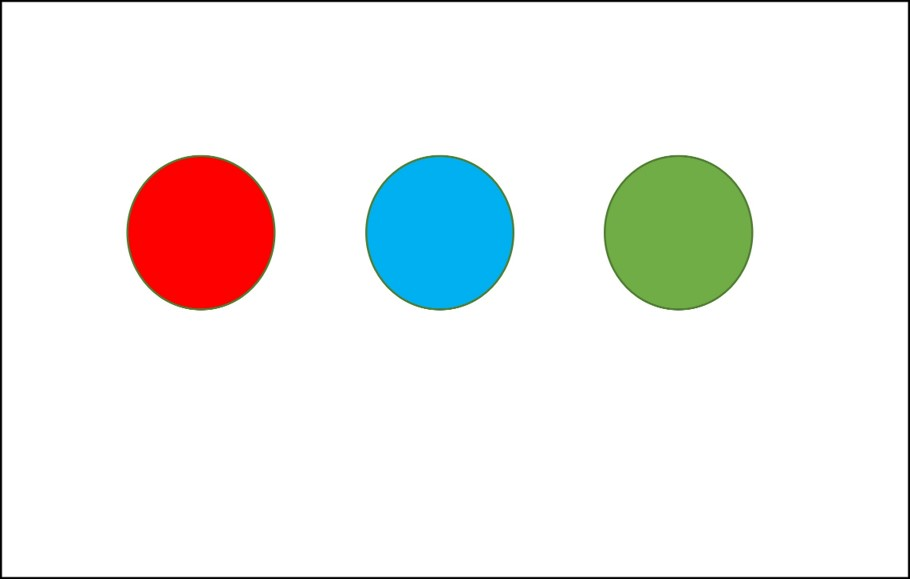
#> input picture img_ex.jpg, 910 x 579 px
$ python detect_color_img.py
#> lines starting #> are read from the running program, lines starting #| are printed output that depends on the picture; after the words box and inside, x2 and y2 are one past the last pixel; in counts of white or black regions, pixels touching at a corner belong together
import cv2
import numpy as np

# อ่านภาพ
image = cv2.imread('img_ex.jpg')
#> image is the input picture: shape (579, 910, 3); mean B, G, R 236.1, 237.8, 238.1

# แปลงรูปเป็นระบบสี HSV
hsv_image = cv2.cvtColor(image, cv2.COLOR_BGR2HSV)
#> hsv_image: shape (579, 910, 3); mean H, S, V 7.2, 22.4, 248.1

# กำหนดช่วงของสีน้ำเงินในระบบสี HSV
lower_blue = np.array([90, 100, 100])  # ค่าสีน้ำเงินต่ำสุด (Hue, Saturation, Value)
upper_blue = np.array([130, 255, 255])  # ค่าสีน้ำเงินสูงสุด (Hue, Saturation, Value)

# สร้าง binary mask เพื่อแสดงส่วนของภาพที่มีสีน้ำเงินอยู่ในช่วงที่กำหนด
mask = cv2.inRange(hsv_image, lower_blue, upper_blue)
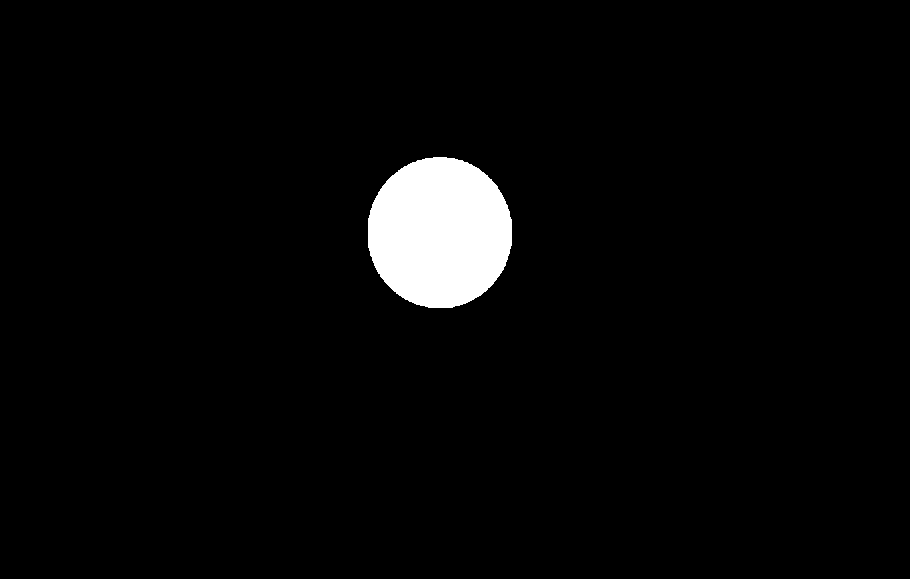
#> mask: shape (579, 910); 3.3% white; 1 white region

# ค้นหาเส้นขอบ
contours, _ = cv2.findContours(mask, cv2.RETR_EXTERNAL, cv2.CHAIN_APPROX_SIMPLE)
#> contours = 1 contour; box (x1, y1, x2, y2) and area: (368, 157, 512, 308) 17030

# วาดกรอบรอบวัตถุที่พบ
for contour in contours:
    x, y, w, h = cv2.boundingRect(contour)
    cv2.rectangle(image, (x, y), (x+w, y+h), (0, 255, 0), 2)
#> this loop made 1 pass
#> (x, y, w, h) on pass 1: (368, 157, 144, 151)
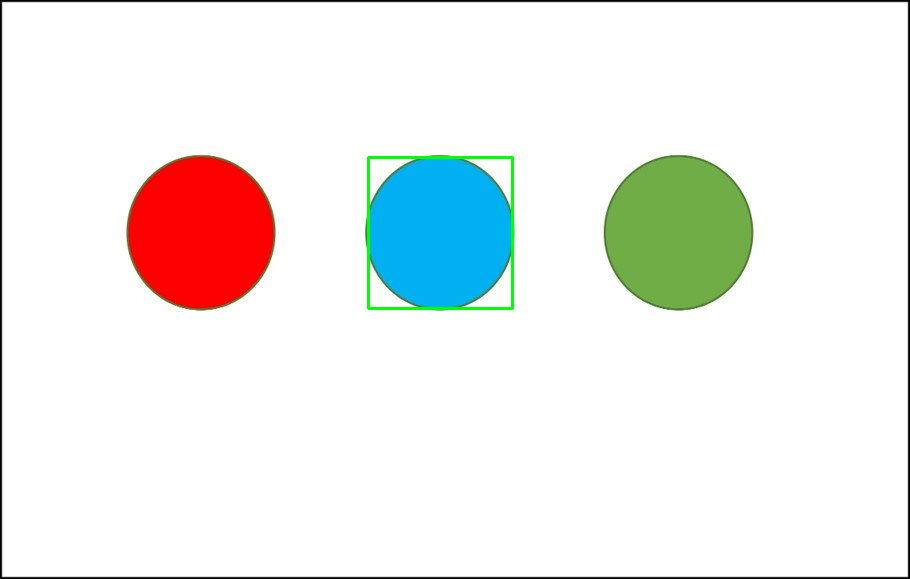
#> image: shape (579, 910, 3); 0.34% of pixels changed, all inside (x1, y1, x2, y2) = (367, 156, 514, 310)

# แสดงภาพ binary mask
cv2.imshow('Blue Mask', mask)
cv2.imshow('image', image)
cv2.waitKey(0)
cv2.destroyAllWindows()

$ run again, with img2_ex.jpg copied over img_ex.jpg
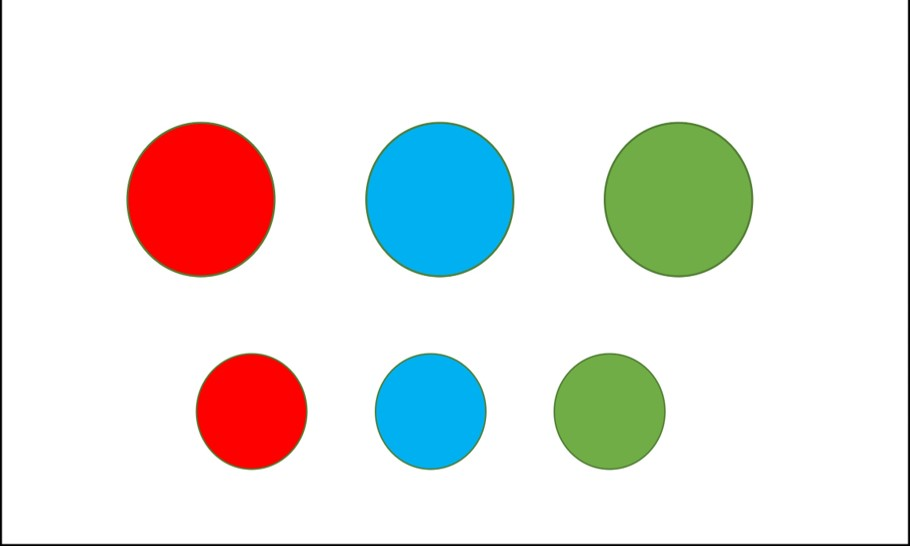
#> input picture img2_ex.jpg, 910 x 546 px
#> image is the input picture: shape (546, 910, 3); mean B, G, R 226.4, 229.2, 229.7
#> hsv_image: shape (546, 910, 3); mean H, S, V 12.5, 37.1, 246.2
#> `mask = cv2.inRange(hsv_image, lower_blue, upper_blue)`:
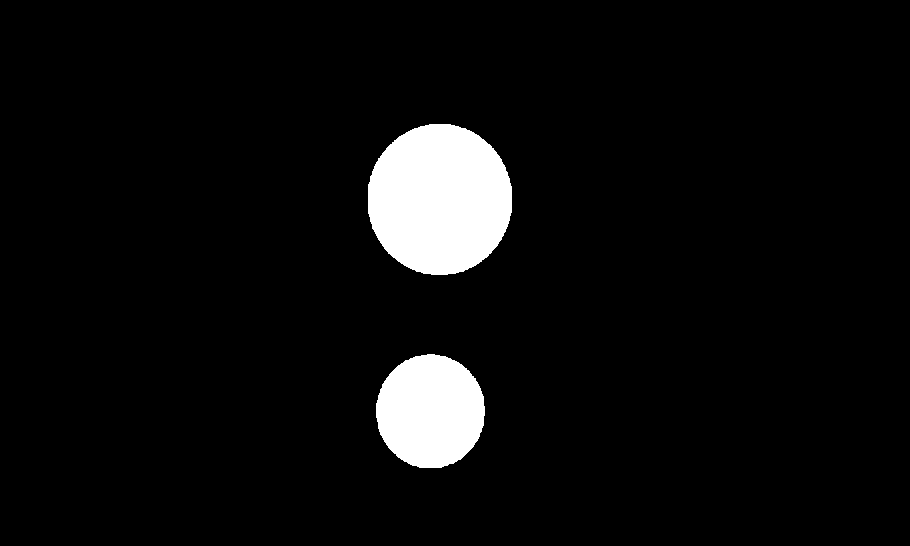
#> mask: shape (546, 910); 5.4% white; 2 white regions
#> contours = 2 contours; box (x1, y1, x2, y2) and area: (368, 124, 512, 275) 17028, (376, 354, 485, 468) 9596
#> the loop `for contour in contours:` made 2 passes
#> (x, y, w, h) on passes 1 to 2: (376, 354, 109, 114), (368, 124, 144, 151)
#> after the loop `for contour in contours:`:
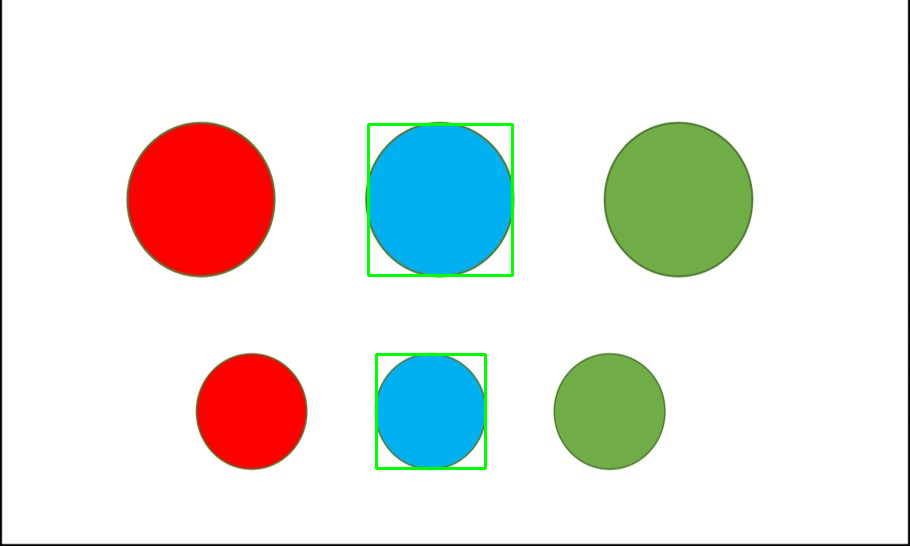
#> image: shape (546, 910, 3); 0.62% of pixels changed, all inside (x1, y1, x2, y2) = (367, 123, 514, 470)
